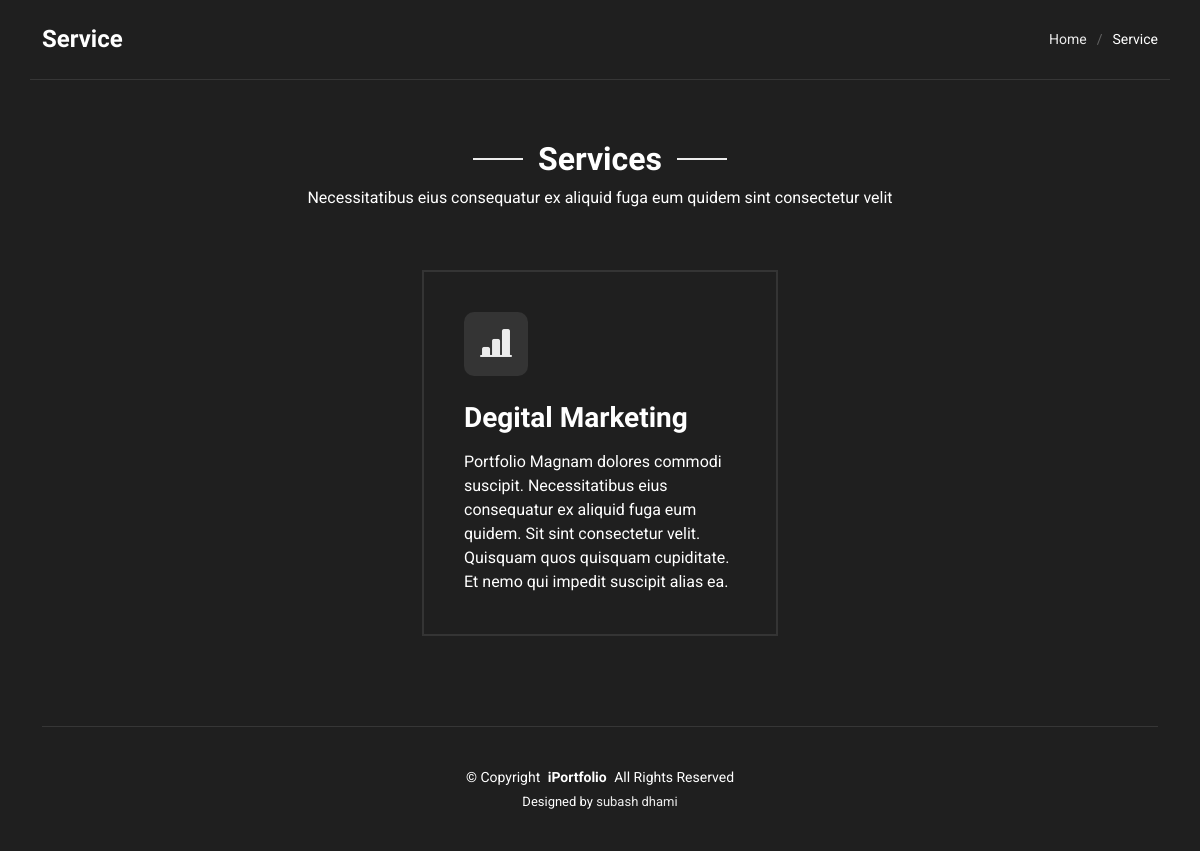
/services/, run on an earlier commit of the app's database.
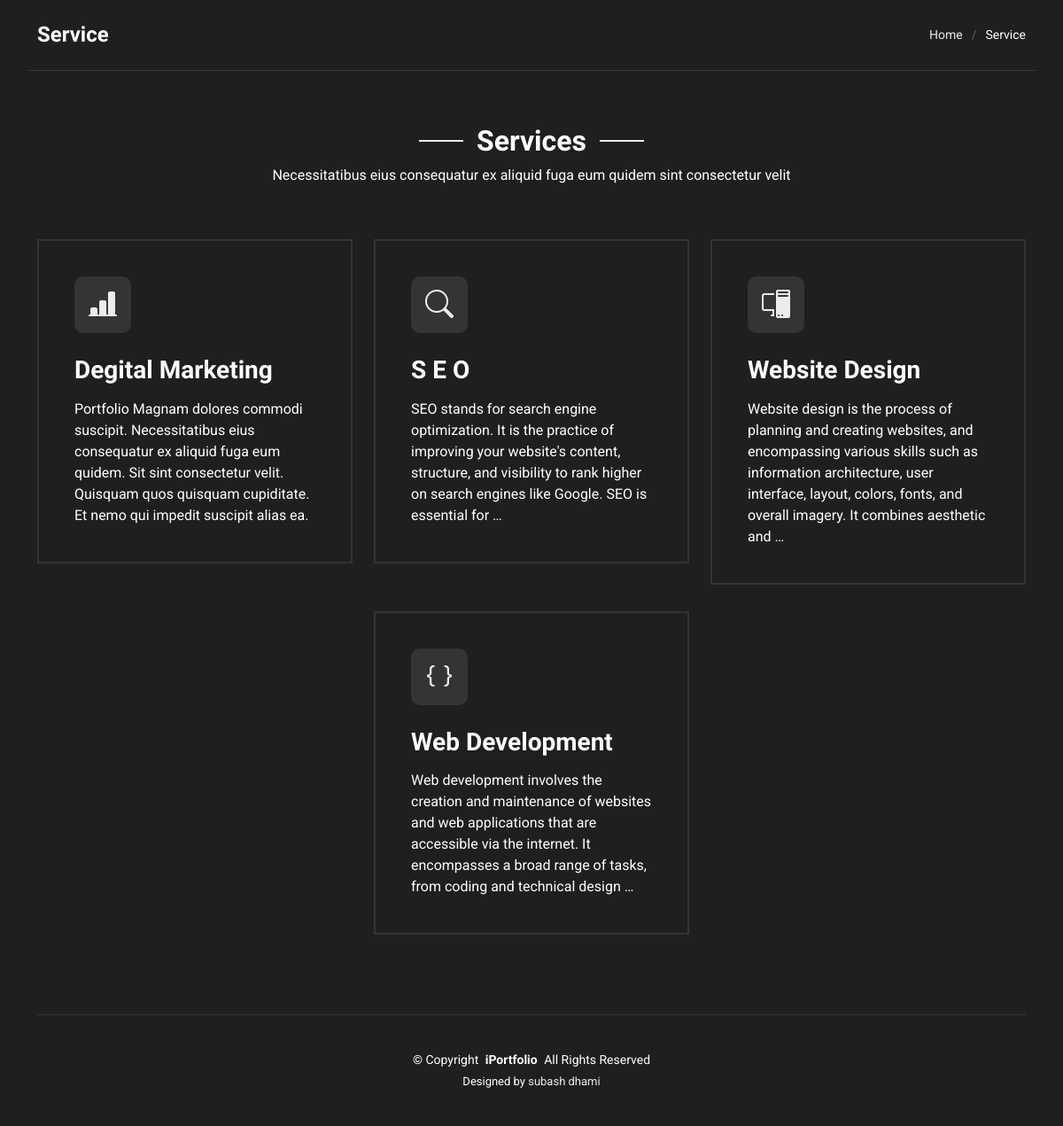
And on a later commit of the database.
### index/models.py (models this page shows, shortened)
class Service(models.Model):
    title = models.CharField(max_length=200)
    description = models.TextField()
    icon = models.CharField(max_length=100)
    order = models.PositiveIntegerField(default=0)  # For ordering in the showcase
    duration = models.CharField(max_length=100, blank=True)  # e.g., "3-6 months"
    manager = models.CharField(max_length=100, blank=True)  # e.g., "Sarah Johnson"
    contact_support = models.CharField(max_length=100, blank=True)  # e.g., "+1 (555) 123-4567"
    features = models.JSONField(blank=True, default=list)  # List of features (e.g., ["SEO", "SMM"])
    images = models.ImageField(upload_to='services/', blank=True)  # Upload a single image

### index/views.py (the view)
# urls.py: path("services/", views.Services, name="services"),  # Services page
def Services(request):
    services = Service.objects.all().order_by('order')
    return render(request, "services.html", {
        'services': services
    })

### templates/services.html (shortened to what this page needs)
<!DOCTYPE html>
{% load static %}
<html lang="en">
<head>
  <link href="{% static 'vendor/bootstrap/css/bootstrap.min.css' %}" rel="stylesheet">
  <link href="{% static 'vendor/bootstrap-icons/bootstrap-icons.css' %}" rel="stylesheet">
  <link href="{% static 'vendor/aos/aos.css' %}" rel="stylesheet">
  <link href="{% static 'vendor/glightbox/css/glightbox.min.css' %}" rel="stylesheet">
  <link href="{% static 'vendor/swiper/swiper-bundle.min.css' %}" rel="stylesheet">
  <link href="{% static 'css/main.css' %}" rel="stylesheet">
</head>
<body class="service-details-page">
  <main class="main">
    <div class="page-title dark-background">
      <div class="container d-lg-flex justify-content-between align-items-center">
        <h1 class="mb-2 mb-lg-0">Service</h1>
        <nav class="breadcrumbs">
          <ol>
            <li><a href="{% url 'index' %}">Home</a></li>
            <li class="current">Service</li>
          </ol>
        </nav>
      </div>
    </div>
    <section id="services" class="services section">
      <div class="container section-title" data-aos="fade-up">
        <h2>Services</h2>
        <p>Necessitatibus eius consequatur ex aliquid fuga eum quidem sint consectetur velit</p>
      </div>
      <div class="container" data-aos="fade-up" data-aos-delay="100">
        <div class="row justify-content-center">
          {% for service in services %}
          <div class="col-lg-4 col-md-6" data-aos="fade-up" data-aos-delay="{{ 100|add:service.order|default:100 }}">
            <div class="service-card position-relative z-1">
              <div class="service-icon">
                <i class="{{ service.icon }}"></i>
              </div>
              <h3>
                <a href="{% url 'service_detail' service.id %}">
                  {{ service.title|title }}
                </a>
              </h3>
              <p>
                {{ service.description|truncatewords:30 }}
              </p>
            </div>
          </div>
          {% endfor %}
        </div>
      </div>
    </section>
  </main>
  <footer id="footer" class="footer position-relative">
    <div class="container">
      <div class="copyright text-center ">
        <p>© <span>Copyright</span> <strong class="px-1 sitename">iPortfolio</strong> <span>All Rights Reserved</span></p>
      </div>
      <div class="credits">
        Designed by <a href="https://subashdhami.com.np/">subash dhami</a>
      </div>
    </div>
  </footer>
</body>
</html>

### static/css/main.css (style rules this page uses)
:root { --default-font: "Roboto", system-ui, -apple-system, "Segoe UI", Roboto, "Helvetica Neue", Arial, "Noto Sans", "Liberation Sans", sans-serif, "Apple Color Emoji", "Segoe UI Emoji", "Segoe UI Symbol", "Noto Color Emoji"; --heading-font: "Ubuntu", sans-serif; --nav-font: "Nunito", sans-serif; }
:root { --background-color: #1f1f1f; --default-color: #ffffff; --heading-color: #ffffff; --accent-color: #ececec; --surface-color: #232323; --contrast-color: #310606; }
:root { --nav-color: rgba(236, 236, 236, 0.59); --nav-hover-color: #ffffff; --nav-mobile-background-color: #393939; --nav-dropdown-background-color: #393939; --nav-dropdown-color: #ffffff; --nav-dropdown-hover-color: #ececec; }
.dark-background { --background-color: #040b14; --default-color: #ffffff; --heading-color: #ffffff; --surface-color: #151f2b; --contrast-color: #ffffff; }
:root { scroll-behavior: smooth; }
body { color: var(--default-color); background-color: var(--background-color); font-family: var(--default-font); }
a { color: var(--accent-color); text-decoration: none; transition: 0.3s; }
h1, h2, h3, h4, h5, h6 { color: var(--heading-color); font-family: var(--heading-font); }
.footer { color: var(--default-color); background-color: var(--background-color); font-size: 14px; padding: 0 0 40px 0; position: relative; }
.footer .copyright { padding-top: 40px; border-top: 1px solid color-mix(in srgb, var(--default-color), transparent 90%); }
.footer .copyright p { margin-bottom: 0; }
.footer .credits { margin-top: 4px; font-size: 13px; text-align: center; }
.page-title { color: var(--default-color); padding: 25px 0 0 0; position: relative; }
.page-title .container { border-bottom: 1px solid color-mix(in srgb, var(--default-color), transparent 90%); padding-bottom: 25px; }
.page-title h1 { font-size: 24px; font-weight: 700; }
.page-title .breadcrumbs ol { display: flex; flex-wrap: wrap; list-style: none; padding: 0; margin: 0; font-size: 14px; font-weight: 400; }
.page-title .breadcrumbs ol li+li { padding-left: 10px; }
.page-title .breadcrumbs ol li+li::before { content: "/"; display: inline-block; padding-right: 10px; color: color-mix(in srgb, var(--default-color), transparent 70%); }
section, .section { color: var(--default-color); background-color: var(--background-color); padding: 60px 0; overflow: clip; }
.section-title { text-align: center; padding-bottom: 60px; position: relative; }
.section-title h2 { font-size: 32px; font-weight: 700; position: relative; }
.section-title h2:before, .section-title h2:after { content: ""; width: 50px; height: 2px; background: var(--accent-color); display: inline-block; }
.section-title h2:before { margin: 0 15px 10px 0; }
.section-title h2:after { margin: 0 0 10px 15px; }
.section-title p { margin-bottom: 0; }
.services .service-card { padding: 40px 40px 40px 40px; margin-bottom: 30px; border: 2px solid color-mix(in srgb, var(--accent-color), transparent 90%); transition: all 0.3s ease; }
.services .service-card .service-icon { margin-bottom: 25px; background-color: color-mix(in srgb, var(--accent-color), transparent 90%); display: inline-flex; align-items: center; justify-content: center; border-radius: 10px; width: 64px; height: 64px; }
.services .service-card .service-icon i { font-size: 32px; color: var(--accent-color); transition: all 0.3s ease; }
.services .service-card h3 { font-size: 28px; margin-bottom: 15px; font-weight: 700; }
.services .service-card h3 a { color: var(--heading-color); transition: color 0.3s ease; }
.services .service-card p { color: var(--default-color); transition: color 0.3s ease; margin-bottom: 0; }
.services .service-card::before { content: ""; position: absolute; top: 0; left: 0; right: 0; bottom: 0; background-color: var(--surface-color); clip-path: polygon(70% 0, 100% 30%, 100% 100%, 0 100%, 0 0); z-index: -1; opacity: 0; visibility: hidden; transition: all 0.3s ease; }

What changed in the data, as far as the page shows it:
added Service: title "S E O", description "SEO stands for search engine optimization. It is the practice of improving your website's content, structure, and visibility to rank higher on search engines like Google. SEO is essential for …"
added Service: title "Website Design", description "Website design is the process of planning and creating websites, and encompassing various skills such as information architecture, user interface, layout, colors, fonts, and overall imagery. It combines aesthetic and …"
added Service: title "Web Development", description "Web development involves the creation and maintenance of websites and web applications that are accessible via the internet. It encompasses a broad range of tasks, from coding and technical design …"
